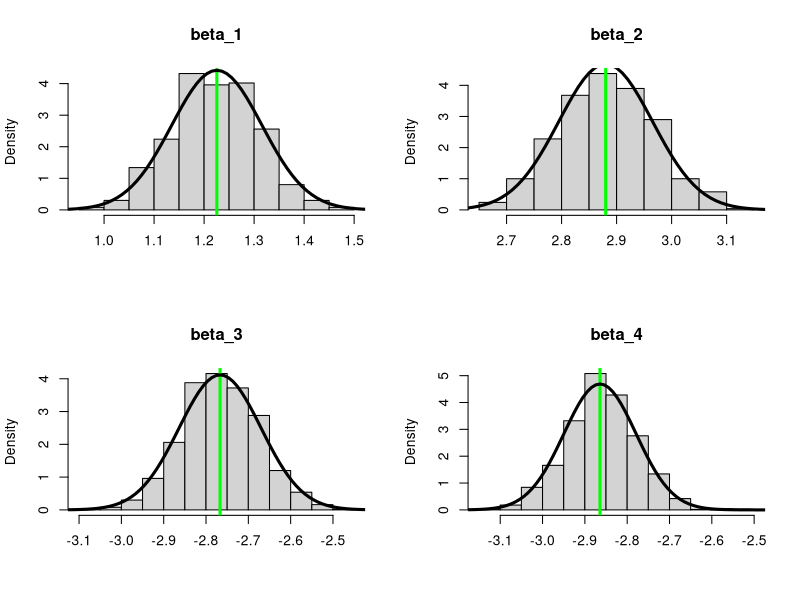

Write the R code that produced this figure.
# Linear models and the sampling distribution of the least squares estimator
# assuming Gaussian errors


n = 100
#n = 300
#n = 1000
p = 4
sigma = .25
#sigma = 1
#sigma = 2

beta = runif( n=p, min=1, max=5) * (-1)^(runif(p) < .5)
X = cbind( 1, matrix( runif(n*(p-1)), ncol=p-1))
XtX_inv = solve(t(X) %*% X)


# Simulate a large number of data sets and least squares estimators 
#num_sims = 100
#num_sims = 300
num_sims = 1000
beta_hat_mat = matrix( NA, nrow=num_sims, ncol=p)
for(k in 1:num_sims){
	y = X %*% beta + rnorm( n, mean=0, sd=sigma)
	beta_hat_mat[k,] = solve(t(X) %*% X) %*% t(X) %*% y
}


# Plot the sampling distributions of the least squares estimates
#pdf(paste0("sampling_dist_n",n,"_num_sims",num_sims,".pdf"))
par(mfrow=c(2,2))
for(j in 1:p){
	hist( beta_hat_mat[,j], freq=F, main=paste0("beta_",j), xlab=NULL)
	abline( v=beta[j], col="green", lwd=3)
	
	sd_beta_j = sigma * sqrt(XtX_inv[j,j])
	grid = seq( beta[j]-6*sigma, beta[j]+6*sigma, by=.01)
	lines(grid, dnorm( grid, mean=beta[j], sd=sd_beta_j), lwd=3)
}
#dev.off()


# Check whether confidence intervals for the least squares estimates have the
# correct coverage
level = .95
coverage = rep( 0, p)
for(k in 1:num_sims){
	for(j in 1:p){
		sd_beta_j = sigma * sqrt(XtX_inv[j,j])
		lower = beta_hat_mat[k,j] - sd_beta_j * qnorm( (1-level)/2, lower.tail=F)
		upper = beta_hat_mat[k,j] + sd_beta_j * qnorm( (1-level)/2, lower.tail=F)
	
		coverage[j] = coverage[j] + (lower < beta[j] & beta[j] < upper)
	}
}
coverage = coverage / num_sims; coverage



